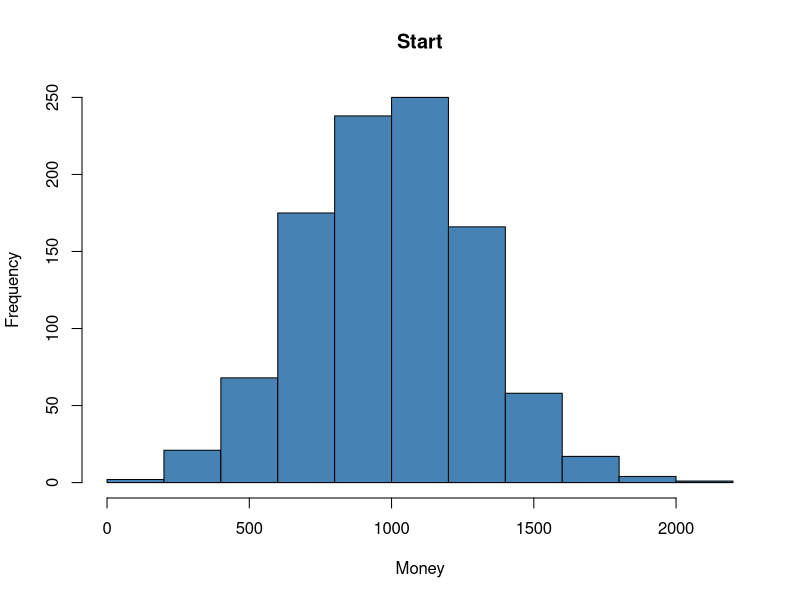
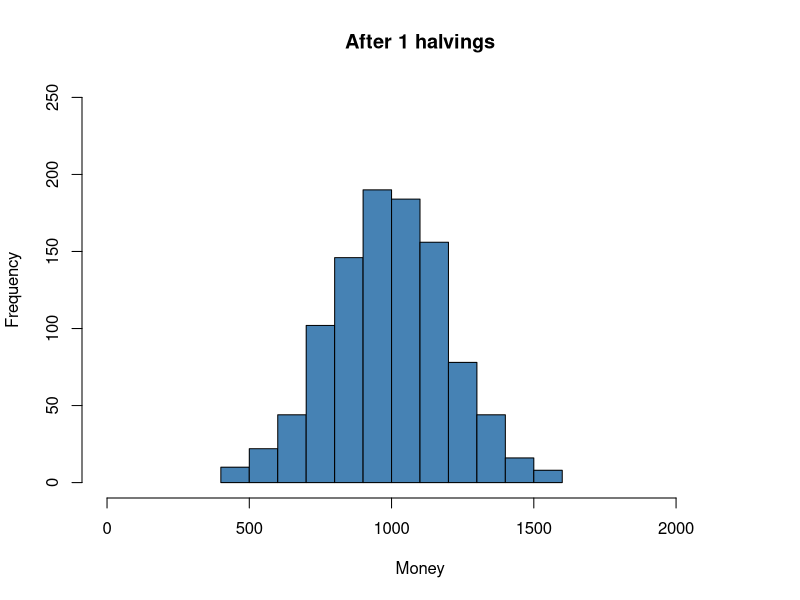
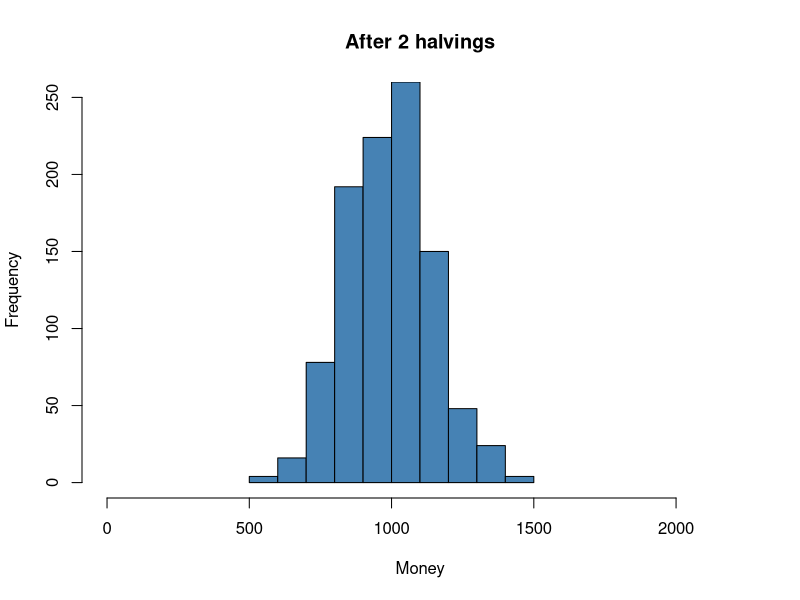
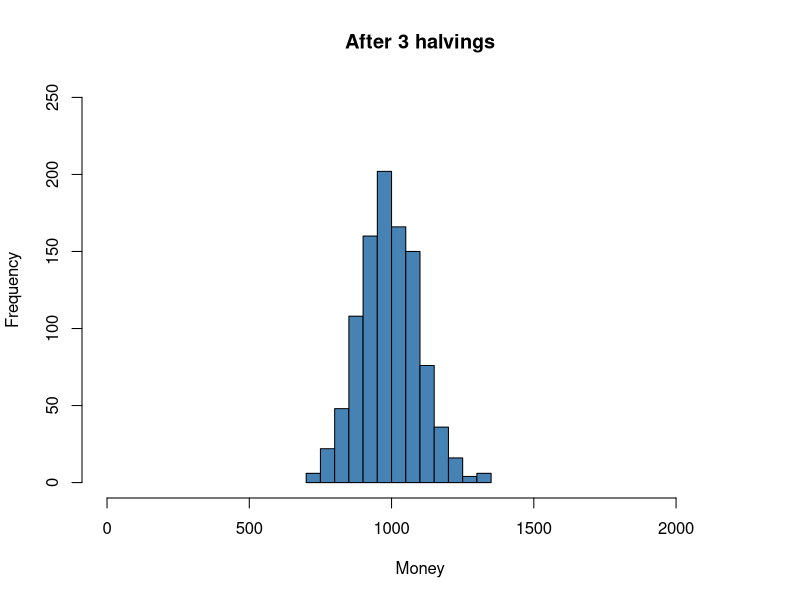
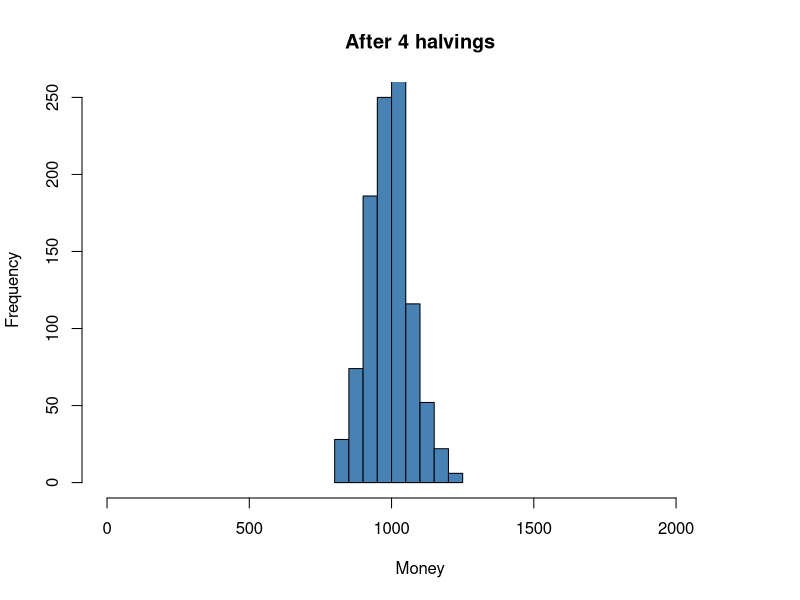
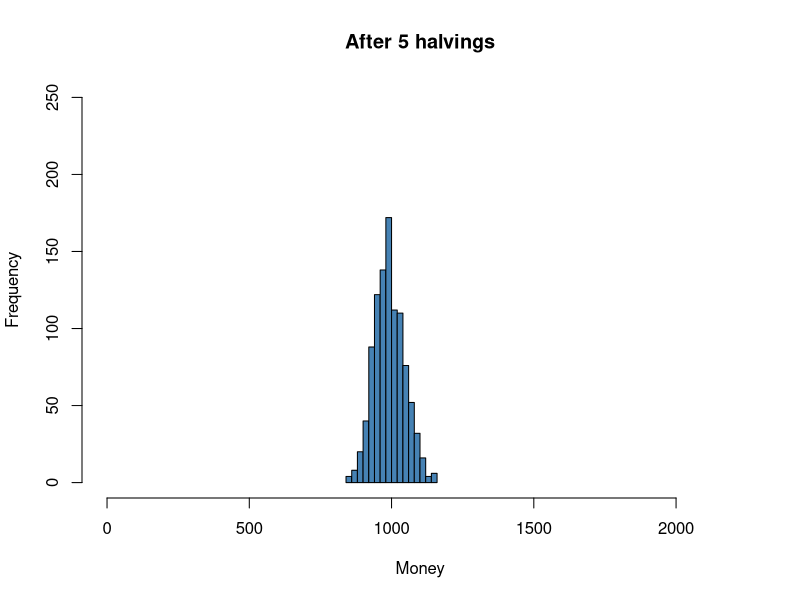
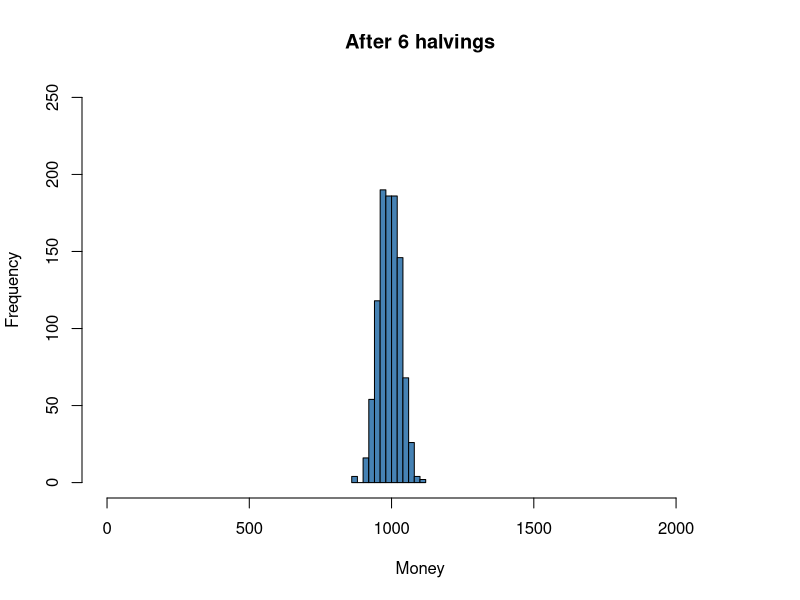
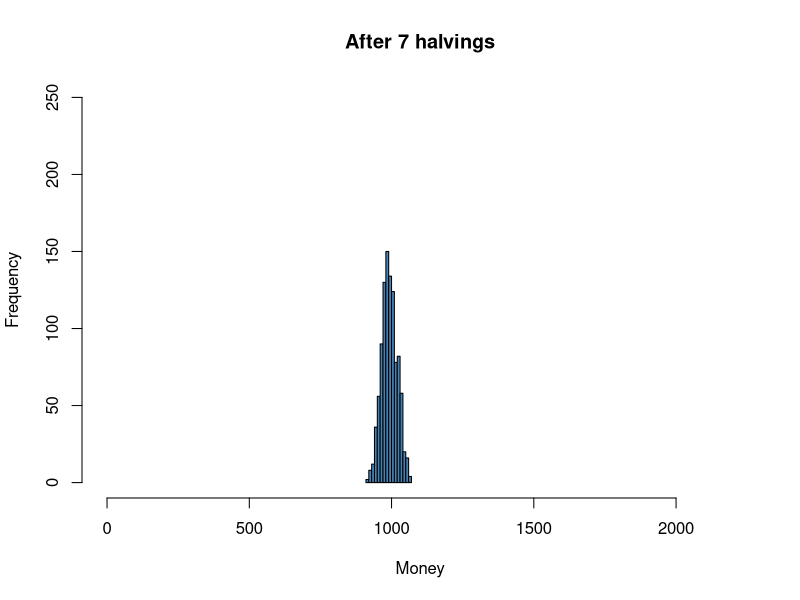

Source code (R) for these figures, in order:
## ---- chunk 1
HalveMoney <- function(nAgent,maxExchange,Money_mean=1000,Money_sd=300) {
  df <- data.frame(ID=seq(1,nAgent),nE=0,M=rnorm(nAgent, mean = Money_mean, sd = Money_sd))
  iE <- 1
  hist(df$M, main="Start",xlab="Money", col="steelblue", xlim=c(0,Money_mean+4*Money_sd), ylim=c(0,Money_mean/4))
  while (iE <= maxExchange) {
    rdf <- sample(df[df$nE < iE,"ID"], size=2)
    df[(df$ID == rdf[1] | df$ID == rdf[2]),"nE"] <- df[(df$ID == rdf[1] | df$ID == rdf[2]),"nE"]+1
    df[(df$ID == rdf[1] | df$ID == rdf[2]),"M"] <- sum(df[(df$ID == rdf[1] | df$ID == rdf[2]),"M"])/2
    if (NROW(df[df$nE < iE,"ID"]) < 2) {
      hist(df$M, main=paste("After",iE,"halvings"), xlab="Money", col="steelblue", xlim=c(0,Money_mean+4*Money_sd),, ylim=c(0,Money_mean/4))
      iE <- iE+1
      }
  }
  return(df)
}
## ---- chunk 2
df <- HalveMoney(1000,15)
hist(df$M, xlab="Money", col="steelblue", xlim=c(0,1000+4*250),, ylim=c(0,1000/4))
